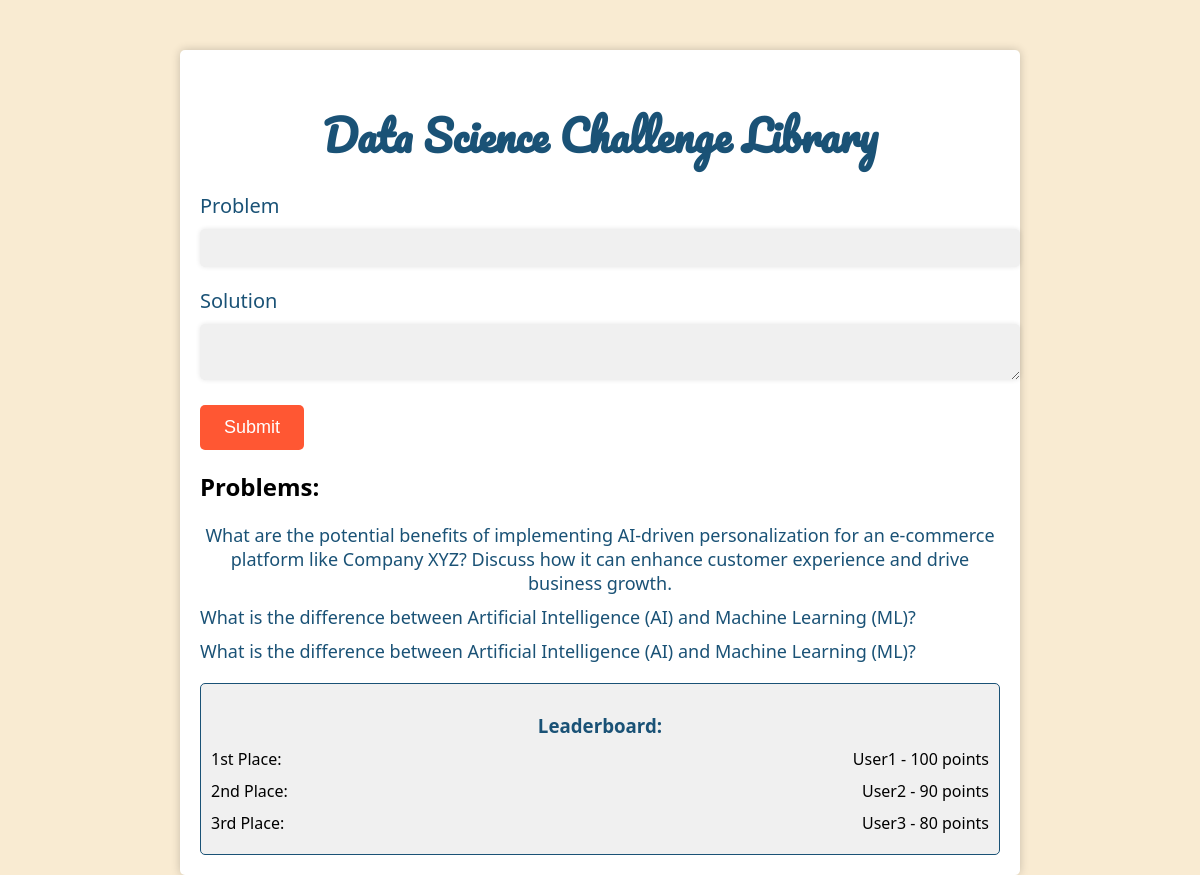
/index (signed in), run on the app's committed database.
### app.py (models this page shows)
class Problem(db.Model):
    id = db.Column(db.Integer, primary_key=True)
    problem = db.Column(db.String(200), nullable=False)
    solution = db.Column(db.String(200), nullable=False)

### app.py (the view, shortened to what this page needs)
@app.route('/index', methods=['GET', 'POST'])
def index():
    if 'user_id' not in session:
        return redirect(url_for('login'))
    problems = Problem.query.all()
    return render_template('index.html', problems=problems)

### app.py (called while the page is built)
@app.before_request
def create_tables():
    db.create_all()

### templates/index.html (shortened to what this page needs)
<!DOCTYPE html>
<html>
<head>
</head>
<body>
    <div class="container">
        <h1>Data Science Challenge Library</h1>
        <form method="POST" action="{{ url_for('index') }}">
            <label for="problem">Problem</label>
            <input type="text" id="problem" name="problem" required>
            <label for="solution">Solution</label>
            <textarea id="solution" name="solution" required></textarea>
            <input type="submit" value="Submit">
        </form>
        <h2>Problems:</h2>
        <ul>
        {% for problem in problems %}
            <li><a href="{{ url_for('attempt', problem_id=problem.id) }}">{{ problem.problem }}</a></li>
        {% endfor %}
        </ul>
        <div class="scoreboard">
            <h3>Leaderboard:</h3>
            <ul>
                <li><span>1st Place:</span> User1 - 100 points</li>
                <li><span>2nd Place:</span> User2 - 90 points</li>
                <li><span>3rd Place:</span> User3 - 80 points</li>
            </ul>
        </div>
    </div>
</body>
</html>

### templates/index.html (style rules this page uses)
body { margin: 0; padding: 0; font-family: 'Segoe UI', Tahoma, Geneva, Verdana, sans-serif; background-color: #F9EBD2; }
.container { max-width: 800px; margin: 0 auto; padding: 20px; background-color: #FFFFFF; box-shadow: 0 0 10px rgba(0, 0, 0, 0.2); border-radius: 5px; margin-top: 50px; animation: fade-in 1s ease-out; }
h1 { color: #1A5276; text-align: center; font-size: 42px; margin-bottom: 20px; font-family: 'Pacifico', cursive; animation: scale-in 1s ease-out; }
form { margin-bottom: 20px; animation: slide-up 1s ease-out; }
label { display: block; margin-bottom: 10px; color: #1A5276; font-size: 20px; }
input[type="text"], textarea { width: 100%; padding: 10px; margin-bottom: 20px; border: none; border-radius: 5px; background-color: #F0F0F0; color: #1A5276; font-size: 16px; box-shadow: 0 0 5px rgba(0, 0, 0, 0.1); }
input[type="submit"] { background-color: #FF5733; color: white; padding: 12px 24px; border: none; border-radius: 5px; cursor: pointer; font-size: 18px; transition: background-color 0.3s; }
ul { list-style-type: none; margin: 0; padding: 0; text-align: center; animation: fade-in 1s ease-out; }
li { margin-bottom: 10px; opacity: 0; transform: translateX(-20px); transition: opacity 0.5s ease-in-out, transform 0.5s ease-in-out; animation: slide-in 0.5s ease-out; animation-fill-mode: forwards; }
li a { color: #1A5276; text-decoration: none; font-size: 18px; transition: color 0.3s; display: flex; justify-content: space-between; font-family: 'Segoe UI', Tahoma, Geneva, Verdana, sans-serif; }
.scoreboard { background-color: #F0F0F0; border: 1px solid #1A5276; padding: 10px; border-radius: 5px; margin-top: 20px; text-align: center; animation: fade-in 1s ease-out; }
.scoreboard h3 { margin-bottom: 10px; color: #1A5276; }
.scoreboard ul { list-style-type: none; padding: 0; margin: 0; }
.scoreboard li { display: flex; justify-content: space-between; font-size: 16px; }

### data on the page
Problem: problem "What are the potential benefits of implementing AI-driven personalization for an e-commerce platform like Company XYZ? Discuss how it can enhance customer experience and drive business growth."
Problem: problem "What is the difference between Artificial Intelligence (AI) and Machine Learning (ML)?"
Problem: problem "What is the difference between Artificial Intelligence (AI) and Machine Learning (ML)?"
